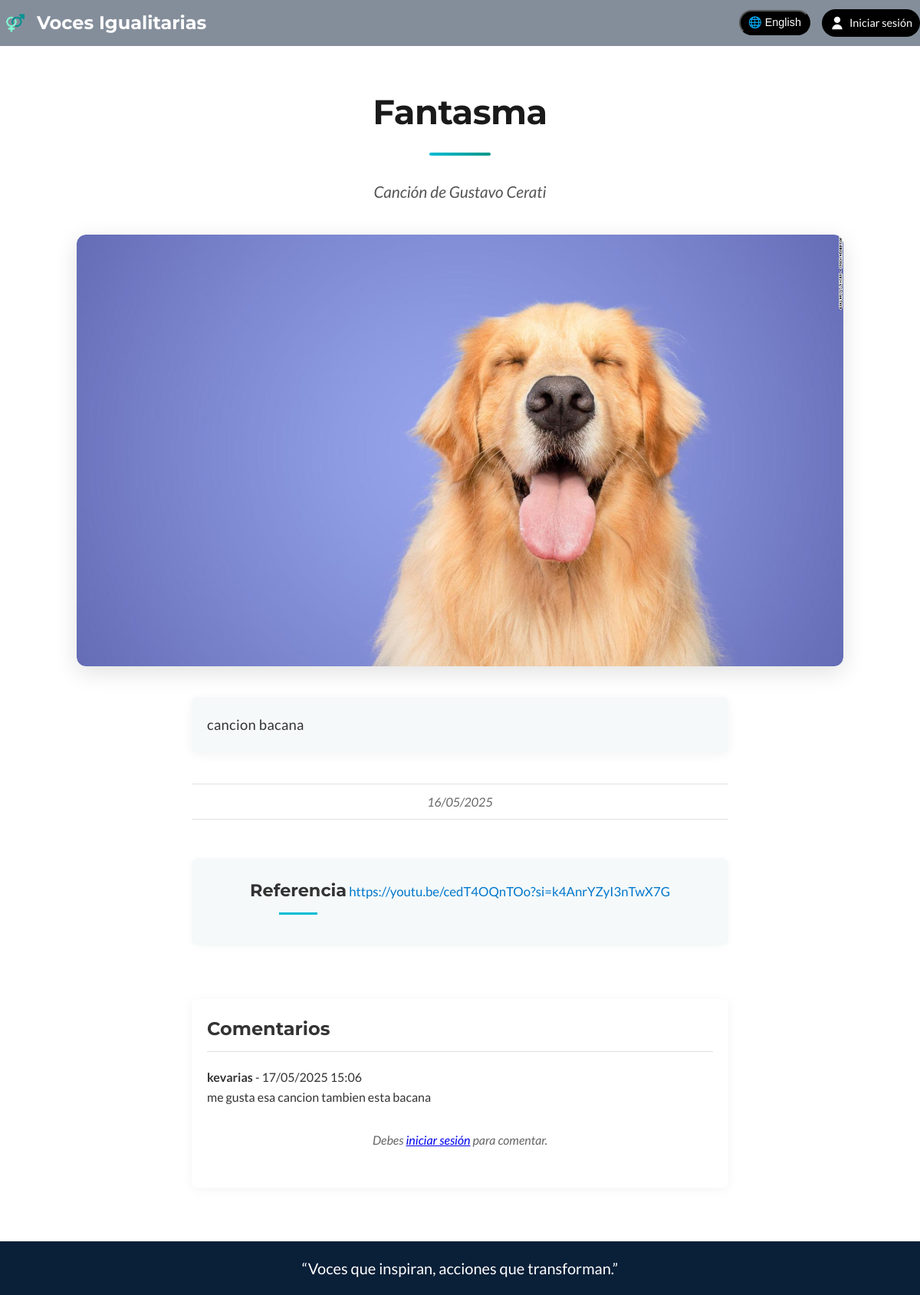
/views/layouts/ver_publicacion.php?id=15&lang=es, run on the app's committed database.
### tables this page shows
CREATE TABLE `publicaciones` (
  `id_noticia` int(11) NOT NULL,
  `fecha` date NOT NULL,
  `titular` varchar(255) NOT NULL,
  `descripcion_corta` text NOT NULL,
  `imagen_principal` varchar(255) NOT NULL,
  `contenido` text NOT NULL,
  `referencia` varchar(255) DEFAULT NULL,
  `archivada` tinyint(1) DEFAULT '0',
  `id_categoria` int(11) NOT NULL
);

CREATE TABLE `comentarios` (
  `id_comentario` int(11) NOT NULL,
  `id_noticia` int(11) NOT NULL,
  `id_usuario` int(11) NOT NULL,
  `comentario` text NOT NULL,
  `fecha_comentario` timestamp NULL DEFAULT CURRENT_TIMESTAMP
);

CREATE TABLE `usuarios` (
  `id_usuario` int(11) NOT NULL,
  `nombre` varchar(100) NOT NULL,
  `correo` varchar(100) NOT NULL,
  `contrasena` varchar(255) NOT NULL,
  `fecha_registro` timestamp NULL DEFAULT CURRENT_TIMESTAMP
);

### views/layouts/ver_publicacion.php (the view, shortened to what this page needs)
<?php
require dirname(__DIR__, 2) . '/config/db.php';
$lang = $_GET['lang'] ?? 'es';
$id_noticia = (int)$_GET['id'];
$stmt = $pdo->prepare("SELECT * FROM publicaciones WHERE id_noticia = :id");
$stmt->execute([':id' => $id_noticia]);
$noticia = $stmt->fetch(PDO::FETCH_ASSOC);
$stmt = $pdo->prepare("SELECT c.comentario, c.fecha_comentario, u.nombre
                       FROM comentarios c
                       JOIN usuarios u ON c.id_usuario = u.id_usuario
                       WHERE c.id_noticia = :id_noticia
                       ORDER BY c.fecha_comentario DESC");
$stmt->execute([':id_noticia' => $id_noticia]);
$comentarios = $stmt->fetchAll(PDO::FETCH_ASSOC);
?>
<!DOCTYPE html>
<html lang="<?= htmlspecialchars($lang) ?>">
<head>
  <link rel="stylesheet" href="../css/header.css">
  <link rel="stylesheet" href="../css/noticia.css">
  <link rel="stylesheet" href="../css/footer.css">
  <link rel="stylesheet" href="../css/font/font.css">
</head>
<body>
  <?php include __DIR__ . '/header.php'; ?>
<main class="noticia-page">
  <section class="encabezado">
    <h1><?= htmlspecialchars($noticia['titular']) ?></h1>
  </section>
  <section class="descripcion-centrada">
    <p><?= nl2br(htmlspecialchars($noticia['descripcion_corta'])) ?></p>
  </section>
  <?php if (!empty($noticia['imagen_principal'])): ?>
    <section class="noticia-figure">
      <img class="imagen-principal" src="../../uploads/<?= htmlspecialchars($noticia['imagen_principal']) ?>" alt="Imagen principal">
    </section>
  <?php endif; ?>
  <section class="contenido">
    <?= nl2br(htmlspecialchars($noticia['contenido'])) ?>
  </section>
  <section class="fecha-centrada">
    <p><strong></strong> <?= date("d/m/Y", strtotime($noticia['fecha'])) ?></p>
  </section>
  <?php if (!empty($noticia['referencia'])): ?>
    <section class="referencia">
      <h3>Referencia</h3>
      <a href="<?= htmlspecialchars($noticia['referencia']) ?>" target="_blank">
        <?= htmlspecialchars($noticia['referencia']) ?>
      </a>
    </section>
  <?php endif; ?>
  <section class="comentarios-seccion">
    <h2 class="comentarios-titulo">Comentarios</h2>
    <?php if (!empty($comentarios)): ?>
      <div class="comentarios-lista">
        <?php foreach ($comentarios as $comentario): ?>
          <div class="comentario">
            <p><strong><?= htmlspecialchars($comentario['nombre']) ?></strong> - <?= date("d/m/Y H:i", strtotime($comentario['fecha_comentario'])) ?></p>
            <p><?= nl2br(htmlspecialchars($comentario['comentario'])) ?></p>
          </div>
        <?php endforeach; ?>
      </div>
    <?php else: ?>
      <div class="comentarios-vacio">
        Todavía no hay comentarios existentes. ¡Sé el primero en comentar!
      </div>
    <?php endif; ?>
    <?php if (isset($_SESSION['usuario_id'])): ?>
      <form class="comentar-form" method="POST">
        <textarea name="comentario" placeholder="Escribe tu comentario aquí..." required></textarea>
        <button type="submit">Publicar comentario</button>
      </form>
    <?php else: ?>
      <div class="comentarios-vacio">
        Debes <a href="/Poder-Igualitario/auth/login.php?lang=<?= htmlspecialchars($lang) ?>">iniciar sesión</a> para comentar.
      </div>
    <?php endif; ?>
  </section>
  <?php include __DIR__ . '/footer.php'; ?>
</main>
</body>
</html>
<?php
$content = ob_get_clean();
echo ($lang === 'en') ? azureTranslate($content, 'en', 'es', true) : $content;
?>

### views/layouts/header.php (shortened to what this page needs)
<?php
$lang = $_GET['lang'] ?? 'es';
$isLoggedIn = isset($_SESSION['usuario_id']) || isset($_COOKIE['usuario_id']);
$nombreUsuario = $_SESSION['usuario_nombre'] ?? $_COOKIE['usuario_nombre'] ?? '';
$textos = [
    'es' => [
        'admin_panel' => 'Panel del administrador',
        'cerrar_sesion' => 'Cerrar sesión',
        'iniciar_sesion' => 'Iniciar sesión'
    ],
    'en' => [
        'admin_panel' => 'Administrator panel',
        'cerrar_sesion' => 'Log out',
        'iniciar_sesion' => 'Log in'
    ]
];
$txt = $textos[$lang] ?? $textos['es'];
?>
<!DOCTYPE html>
<html lang="<?= htmlspecialchars($lang) ?>">
<head>
  <link rel="stylesheet" href="views/css/header.css">
</head>
<body>
<header class="site-header">
  <div class="site-header__inner">
    <a href="/Poder-Igualitario/index.php?lang=<?= htmlspecialchars($lang) ?>" class="logo">
      <img src="/Poder-Igualitario/views/assets/Iguales.png" alt="" class="logo-img">
      <span class="logo-text" translate="no">Voces Igualitarias</span>
    </a>
    <nav class="main-nav">
      <button id="lang-switcher" class="lang-switch">
        🌐 <?= $lang==='es'?'English':'Español' ?>
      </button>
  <?php if ($isLoggedIn): ?>
    <?php
    $user_id = $_SESSION['usuario_id'] ?? $_COOKIE['usuario_id'] ?? 0;
    $show_admin = ($user_id == 1 || $user_id == 2);
    if ($show_admin):
    ?>
      <a href="/Poder-Igualitario/admin/admin.php?lang=<?= htmlspecialchars($lang) ?>" class="admin-link">
        <?= $txt['admin_panel'] ?>
      </a>
    <?php endif; ?>
    <div class="user-menu-wrapper">
      <div class="user-info">
        <button class="btn-user">
          <svg width="20" height="20" viewBox="0 0 24 24" fill="none" xmlns="http://www.w3.org/2000/svg">
            <path d="M12 12C14.7614 12 17 9.76142 17 7C17 4.23858 14.7614 2 12 2C9.23858 2 7 4.23858 7 7C7 9.76142 9.23858 12 12 12Z" fill="white"/>
            <path d="M12 14C7.58172 14 4 17.5817 4 22H20C20 17.5817 16.4183 14 12 14Z" fill="white"/>
          </svg>
        </button>
        <span class="username"><?= htmlspecialchars($nombreUsuario) ?></span>
      </div>
      <div class="user-popup">
        <a href="/Poder-Igualitario/auth/logout.php?lang=<?= htmlspecialchars($lang) ?>" class="logout">
          <?= $txt['cerrar_sesion'] ?>
        </a>
      </div>
    </div>
    <a href="/Poder-Igualitario/auth/logout.php?lang=<?= htmlspecialchars($lang) ?>" class="logout-link">
      <?= $txt['cerrar_sesion'] ?>
    </a>
  <?php else: ?>
    <a href="/Poder-Igualitario/auth/login.php?lang=<?= htmlspecialchars($lang) ?>" class="login-link">
      <?= $txt['iniciar_sesion'] ?>
    </a>
  <?php endif; ?>
</nav>
  </div>
</header>

### views/layouts/footer.php (shortened to what this page needs)
<footer class="site-footer">
  <div class="site-footer__inner">
    <p>“Voces que inspiran, acciones que transforman.”</p>
  </div>
</footer>

### views/css/header.css (style rules this page uses)
.site-header { position: fixed; top: 0; left: 0; width: 100%; background-color: rgba(10, 31, 56, 0.5); backdrop-filter: blur(12px); -webkit-backdrop-filter: blur(12px); padding: 10px 0; z-index: 1000; }
body { padding-top: 60px; }
.site-header__inner { max-width: 1200px; margin: 0 auto; display: flex; align-items: center; justify-content: space-between; }
.logo { display: flex; align-items: center; text-decoration: none; color: #fff; font-size: 1.5rem; font-weight: bold; }
.logo-img { height: 40px; margin-right: 8px; }
.main-nav { display: flex; align-items: center; flex-wrap: wrap; }
.main-nav a, .main-nav .lang-switch, .main-nav .login-link, .main-nav .logout-link { display: flex; align-items: center; gap: 6px; margin-left: 15px; padding: 6px 10px; background: #000; color: #fff; text-decoration: none; border-radius: 45px; font-size: 0.9rem; transition: opacity 0.3s ease; cursor: pointer; }

### views/css/noticia.css (style rules this page uses)
* { margin: 0; padding: 0; box-sizing: border-box; }
:root { --teal: #008080; --aquamarine: #7FFFD4; --bright-teal: #01F9C6; --cadet-blue: #5F9EA0; --caribbean-green: #00CC99; --common-teal: #009193; }
body { font-family: 'Segoe UI', Roboto, Arial, sans-serif; animation: bgRGB 15s ease-in-out infinite alternate; color: #333; display: flex; flex-direction: column; min-height: 100vh; line-height: 1.6; }
main.noticia-page { flex: 1; opacity: 0; animation: fadeIn 1.2s ease-in-out forwards; }
.encabezado { max-width: 800px; margin: 60px auto 20px; text-align: center; position: relative; padding: 0 20px; }
.encabezado h1 { font-size: 2.8rem; line-height: 1.2; margin-bottom: 20px; color: #1a1a1a; font-weight: 700; letter-spacing: -0.5px; position: relative; }
.encabezado h1::after { content: ""; display: block; width: 80px; height: 4px; background: linear-gradient(to right, #00bcd4, #009688); margin: 25px auto 0; border-radius: 2px; }
.descripcion-centrada { max-width: 700px; margin: 30px auto; text-align: center; font-style: italic; font-size: 1.3rem; color: #555; line-height: 1.6; padding: 0 20px; }
.noticia-figure { margin: 40px auto; text-align: center; max-width: 1000px; overflow: hidden; border-radius: 12px; box-shadow: 0 8px 30px rgba(0, 0, 0, 0.12); }
.noticia-figure img { width: 100%; height: auto; transition: transform 0.3s ease; display: block; border-radius: 12px; }
.contenido { max-width: 700px; margin: 40px auto; padding: 20px; font-size: 1.15rem; line-height: 1.8; color: #333; letter-spacing: 0.3px; border-radius: 8px; box-shadow: 0 2px 15px rgba(0, 0, 0, 0.05); background-color: #f5f9fa; }
.fecha-centrada { max-width: 700px; margin: 20px auto 40px; text-align: center; font-style: italic; color: #666; font-size: 1rem; padding: 10px 0; border-top: 1px solid #e0e0e0; border-bottom: 1px solid #e0e0e0; }
.referencia { max-width: 700px; margin: 50px auto 70px; text-align: center; padding: 25px; background-color: #f5f9fa; border-radius: 8px; box-shadow: 0 2px 10px rgba(0, 0, 0, 0.03); }
.referencia h3 { font-size: 1.4rem; margin-bottom: 15px; color: #333; position: relative; display: inline-block; }
.referencia h3::after { content: ""; display: block; width: 50px; height: 3px; background: #00bcd4; margin: 10px auto 0; }
.referencia a { font-size: 1.05rem; color: #0077cc; text-decoration: none; transition: color 0.2s ease; word-break: break-all; }

### views/css/footer.css (style rules this page uses)
.site-footer { background-color: #0a1f38; color: #ffffff; text-align: center; padding: 20px 0; }
.site-footer__inner { max-width: 1000px; margin: 0 auto; }
.site-footer p { color: #ffffff !important; font-size: 1.25rem; line-height: 1.5; text-align: center; }

### views/layouts/ver_publicacion.php (style rules this page uses)
.comentarios-seccion { max-width: 700px; margin: 40px auto 70px; padding: 20px; background-color: #fff; border-radius: 8px; box-shadow: 0 2px 15px rgba(0, 0, 0, 0.05); }
.comentarios-titulo { font-size: 1.5rem; margin-bottom: 20px; color: #333; position: relative; padding-bottom: 10px; border-bottom: 1px solid #e0e0e0; }
.comentarios-vacio { text-align: center; padding: 30px 0; color: #666; font-style: italic; }

### data on the page
publicaciones: titular "Fantasma", descripcion_corta "Canción de Gustavo Cerati", imagen_principal (picture), contenido "cancion bacana", fecha "16/05/2025", referencia "https://youtu.be/cedT4OQnTOo?si=k4AnrYZyI3nTwX7G"
comentarios: id_usuario.nombre "kevarias", fecha_comentario "17/05/2025 15:06", comentario "me gusta esa cancion tambien esta bacana"

### other printed values
$txt['iniciar_sesion'] "Iniciar sesión"
